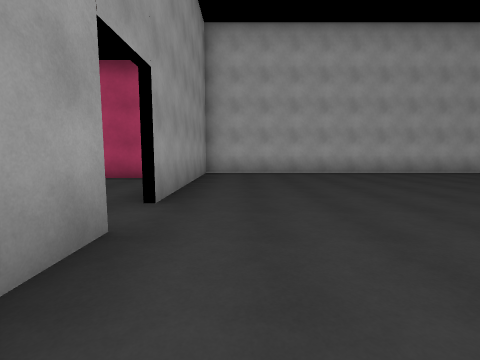
View 1 (above)

13 first-person views from a walk through a 3-D level made in the Unity game engine. The camera is 1.4 m above the floor, tilts 6° down and sees 85° across. Doors are open. The floor is counted in squares, 2 m on a side. Each view is taken from the middle of a square. On the plan, view 1 faces up. The plan holds only what a view shows up to about 9 squares ahead; the rest is blank. The place goes on beyond the plan. The player is left out. Surface patterns are stand-ins for the level's own textures.

View 2
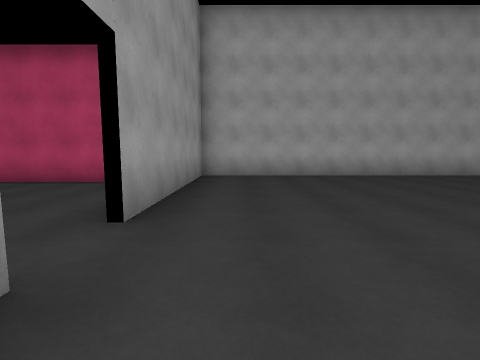

View 3
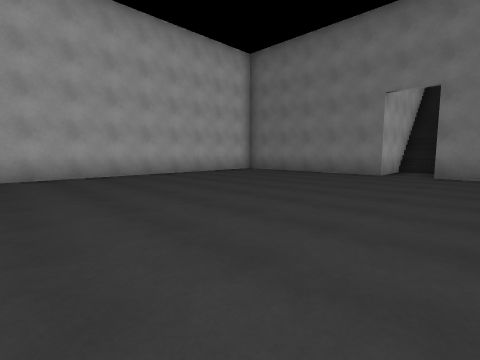

View 4
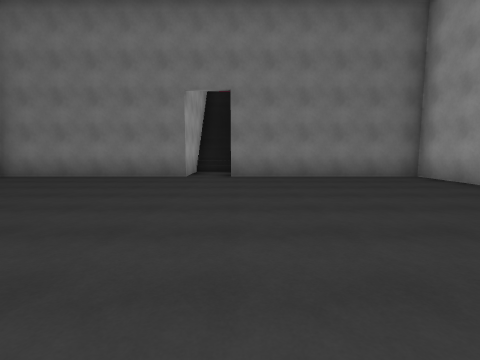

View 5
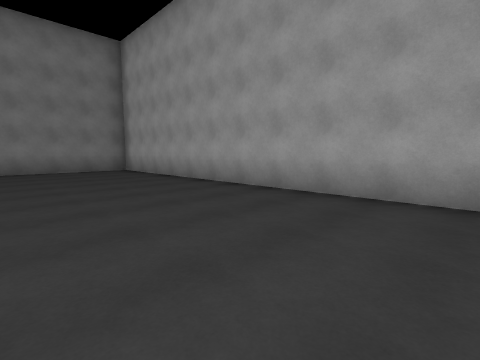

View 6
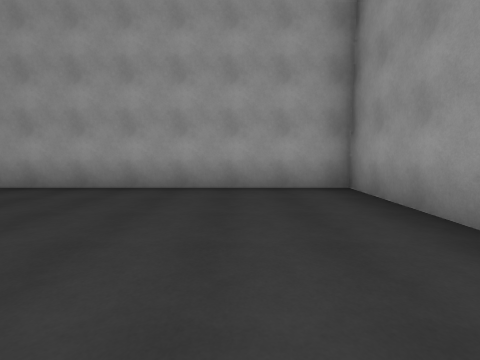

View 7
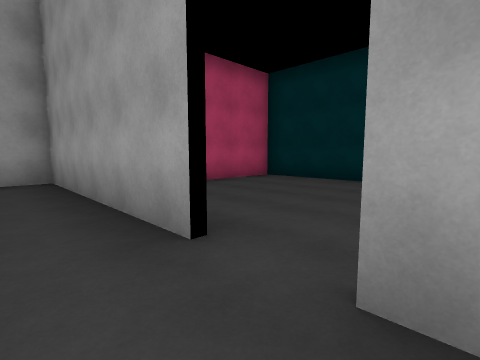

View 8
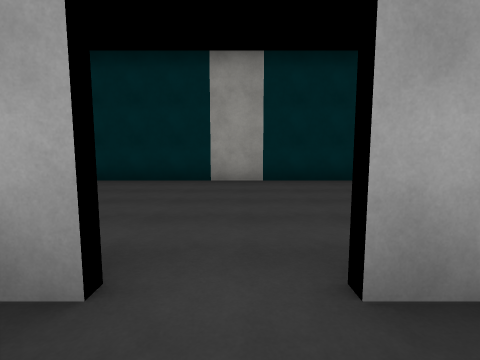

View 9
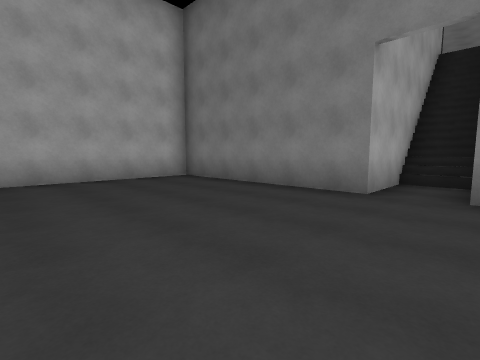

View 10
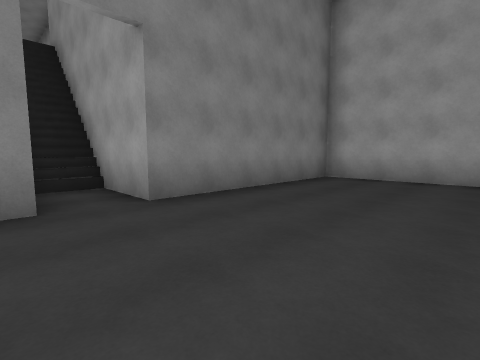

View 11
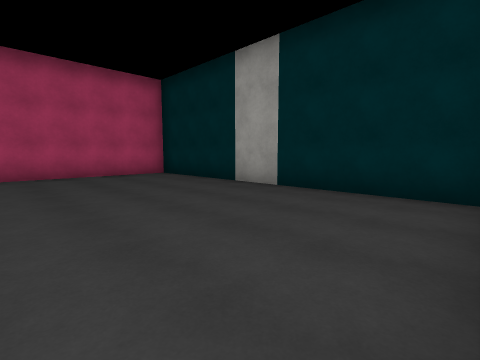

View 12
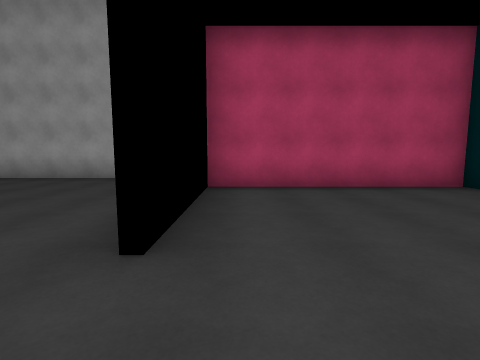

View 13
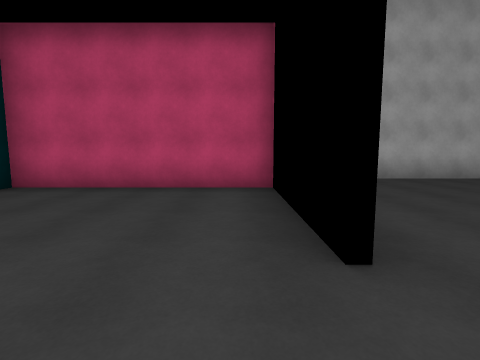

### Floor plan
Points are (right, up) in squares from view 1. A wall is a line through its corners. A room is listed if a view was taken in it or the views show most of it. See-through windows are left out.
Room 1 (views 1, 2, 3, 4, 5, 6, 7, 8, 9, 10)
walls: (-1.2, 2.4) (-1.2, -3.2) (11.6, -3.2) (11.6, 2.3) (17.5, 2.3); (17.5, 3.6) (11.6, 3.6) (11.6, 9) (-1.2, 9) (-1.2, 3.5)
ways out: opening at (-1, 3) to room 2
Room 2 (views 11, 12, 13)
walls: (-1.2, 7.2) (-6.6, 7.2) (-6.6, -1.3) (-1.2, -1.3)
ways out: opening at (-1, 3) to room 1

Positions as (right, up) in squares from view 1, and headings:
1: (0, 0), facing up
2: (0, 1), facing up
3: (3, 1), facing up-right
4: (4, 2), facing right
5: (1, 1), facing down-right
6: (1, 2), facing down
7: (0, 4), facing down-left
8: (0, 3), facing left
9: (7, 2), facing up-right
10: (8, 4), facing down-right
11: (-2, 7), facing down-left
12: (-2, 4), facing down
13: (-2, 2), facing up
